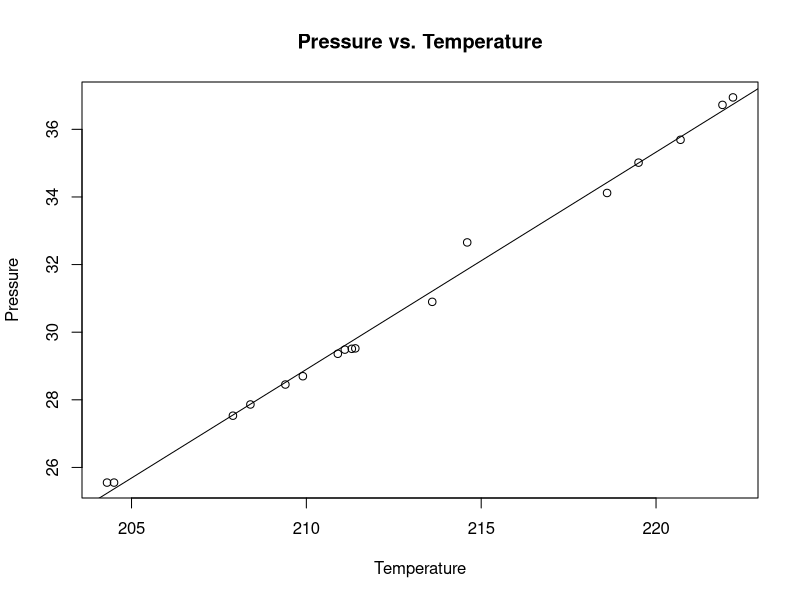
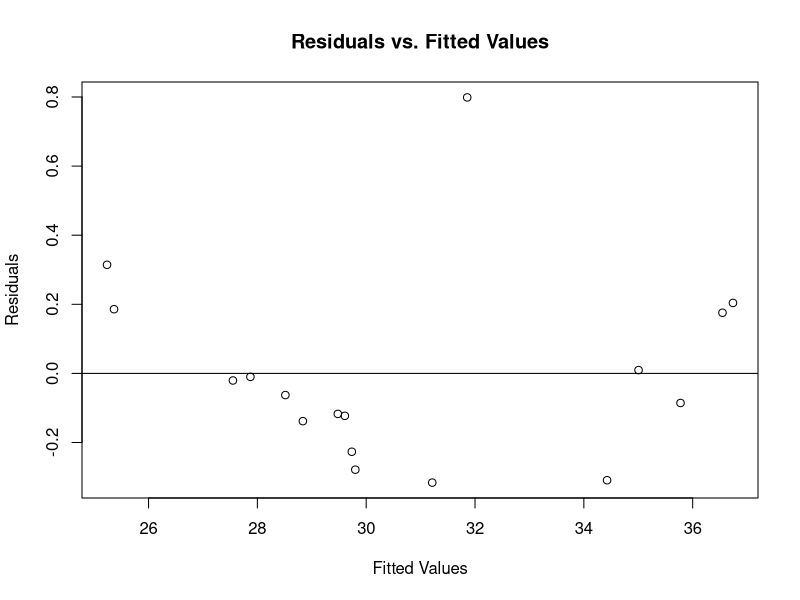
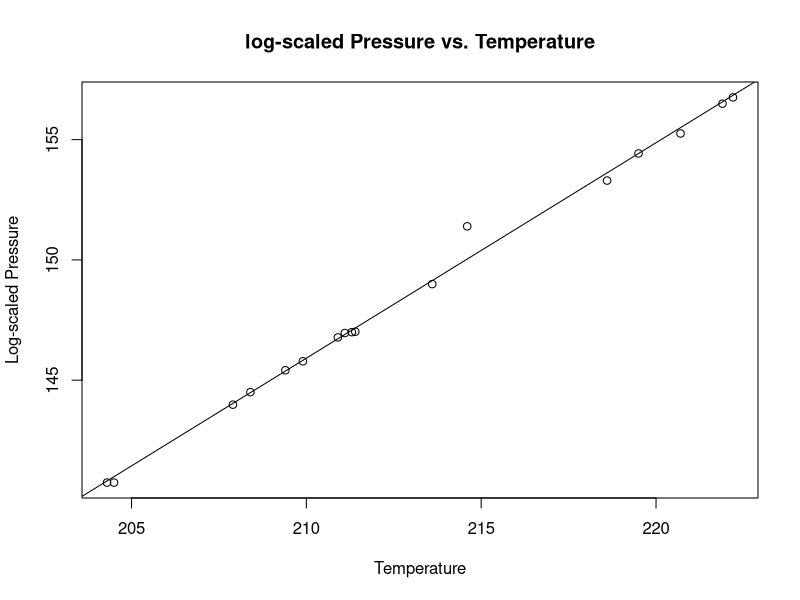
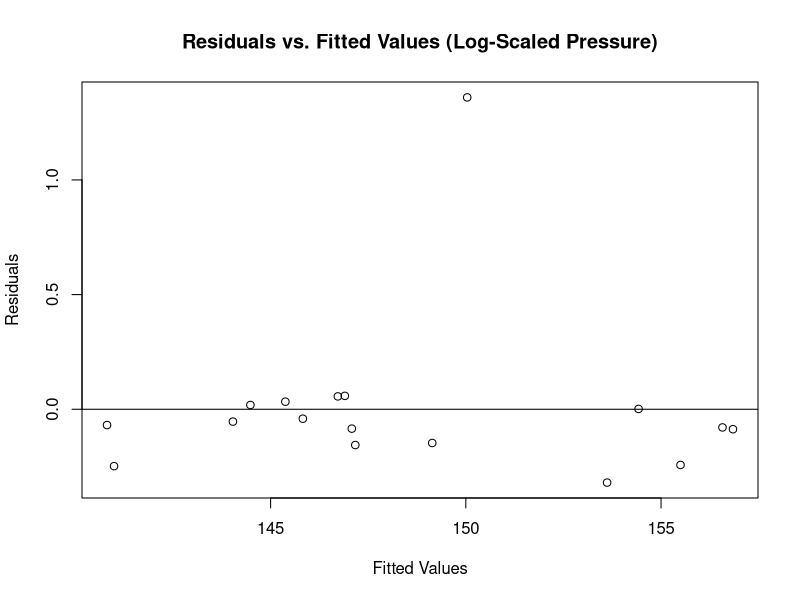

The R script that drew these images, in order:
x <- read.table("Forbes.txt")
t <- t(x[1])
p <- t(x[2])
t <- t[-1]
p <- p[-1]
t <- as.numeric(t)
p <- as.numeric(p)

plot(t, p, main="Pressure vs. Temperature", xlab="Temperature", ylab="Pressure")  
model <- lm(p~t)
abline(model)
res <- resid(model)
plot(fitted(model), res, main="Residuals vs. Fitted Values", xlab="Fitted Values", ylab="Residuals")
abline(0, 0)

p_logscaled <- 100 * log10(p)
print(p_logscaled)
plot(t, p_logscaled, main="log-scaled Pressure vs. Temperature", xlab="Temperature", ylab="Log-scaled Pressure")
model <- lm(p_logscaled~t)
abline(model)

av <- aov(model)
pls_mean = mean(p_logscaled)
res <- resid(model)
ressq <- res^2
print(res)
corr <- (p_logscaled - pls_mean)^2
rsq = 1- (sum(ressq) / sum(corr))

t_mean <- mean(t)
temp_squares <- (t - t_mean)^2
temp_ssq <- sum(temp_squares)
print(model$coefficients[2])

res <- resid(model)
plot(fitted(model), res, main="Residuals vs. Fitted Values (Log-Scaled Pressure)", xlab="Fitted Values", ylab="Residuals")
abline(0, 0)

df <- data.frame((t=200))
predict(model, newdata= df, interval="prediction", level = 0.99)
predict(model, newdata= df, interval="confidence", level = 0.99)






